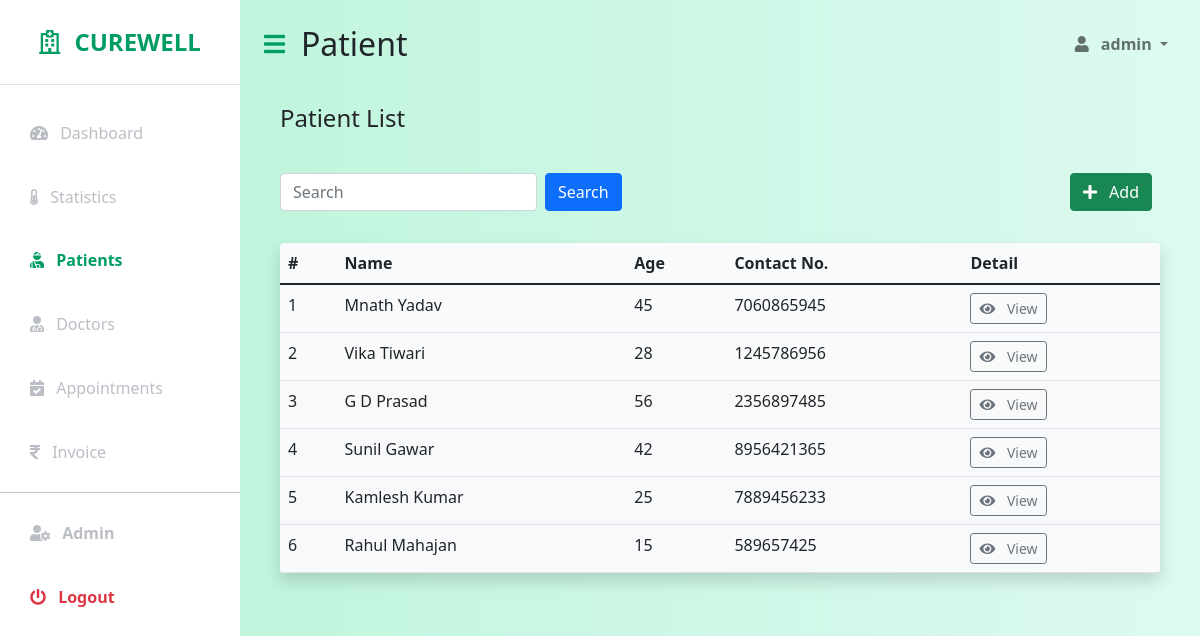
/patients/ (signed in), run on the app's committed database.
### patients/models/patient.py (models this page shows, shortened)
class Patient(models.Model):
    id = models.AutoField(primary_key=True)
    first_name = models.CharField(max_length=100)
    last_name = models.CharField(max_length=100, blank=True, null=True)
    phone_no = models.CharField(max_length=10, blank=True, null=True)
    age = models.PositiveSmallIntegerField(
        blank=True,
        null=True,
        validators=[MaxValueValidator(100),
                    MinValueValidator(1)])
    admitted_at = models.DateField(auto_now_add=True, blank=True, null=True)
    email = models.EmailField(blank=True, null=True)
    address = models.CharField(max_length=200, blank=True, null=True)
    occupation = models.CharField(max_length=100, blank=True, null=True)
    ailment = models.CharField(max_length=100, blank=True, null=True)

### patients/views/patient.py (the view)
# urls.py: path('patients/', patient_list, name='patients'),
@login_required(login_url=LOGIN_URL)
def patient_list(request):
    filter_patient = request.GET.get('filter_patient')
    if cache.get(f'patient_{filter_patient}'):
        patients = cache.get(f'patient_{filter_patient}')
    else:
        if filter_patient:
            patients = get_patient(filter_patient)
            cache.set(f'patient_{filter_patient}', patients, CACHE_TTL)
        else:
            patients = get_patient()
    context = {'patients': patients, 'active': 'patient'}
    return render(request, 'patients/patient_list.html', context=context)

### patients/views/patient.py (called while the page is built)
def get_patient(filter_patient=None):
    if filter_patient:
        patients = Patient.objects.filter(first_name__icontains=filter_patient)
    else:
        patients = Patient.objects.all()
    return patients

### templates/patients/patient_list.html (shortened to what this page needs)
{% extends "base.html" %}
{% block body %}
<div class="p-3">
	<h4>Patient List</h4>
</div>
{% include './list_page_utility_bar.html' %}
<div class="p-3">
	<table class="table table-hover bg-light bg-gradient rounded shadow">
		<thead>
			<tr>
				<th scope="col">#</th>
				<th scope="col">Name</th>
				<th scope="col">Age</th>
				<th scope="col">Contact No.</th>
				<th scope="col">Detail</th>
			</tr>
		</thead>
		<tbody>
			{% for patient in patients %}
			<tr>
				<td>{{ patient.id }}</td>
				<td style="text-transform: capitalize;">
					{{ patient.first_name }} {{ patient.last_name }}
				</td>
				<td>{{ patient.age }}</td>
				<td>{{ patient.phone_no }}</td>
				<td>
					<a href="{% url 'patient' patient.id %}" class="btn btn-sm btn-outline-secondary" role="button">
						<i class="fas fa-eye me-2"></i>
						View
					</a>
				</td>
			</tr>
			{% empty %}
			<div class="alert alert-warning" role="alert">
				<h4 class="mx-2">No Patients Found</h4>
				<a href="/patients/" class="btn btn-secondary mx-2" role="button">View All Patients</a>
			</div>
			{% endfor %}
		</tbody>
	</table>
</div>
{% endblock %}

### templates/base.html (shortened to what this page needs)
{% load static %}
<!DOCTYPE html>
<html lang="en">
<head>
	<link href="https://cdn.jsdelivr.net/npm/bootstrap@5.1.3/dist/css/bootstrap.min.css" rel="stylesheet"
 />
	<link rel="stylesheet" href="https://cdnjs.cloudflare.com/ajax/libs/font-awesome/5.15.3/css/all.min.css" />
	<link rel="stylesheet" href="{% static 'css/styles.css' %}">
</head>
<body>
	<div class="d-flex" id="wrapper">
		{% include 'components/sidebar.html' %}
		<div id="page-content-wrapper">
			{% include 'components/navbar.html' %}
			<div class="container-fluid px-4">
				{% block body %}{% endblock %}
			</div>
		</div>
	</div>
</body>
</html>

### templates/components/sidebar.html
<div class="bg-white" id="sidebar-wrapper">
	<div class="sidebar-heading text-center py-4 primary-text fs-4 fw-bold text-uppercase border-bottom">
		<i class="far fa-hospital me-2"></i>
		Curewell
	</div>
	<div class="list-group list-group-flush my-3">
		{% if active == 'dashboard' %}
		<a href="/" class="list-group-item list-group-item-action bg-transparent second-text active">
			<i class="fas fa-tachometer-alt me-2"></i>
			Dashboard
		</a>
		{% else %}
		<a href="/" class="list-group-item list-group-item-action bg-transparent second-text">
			<i class="fas fa-tachometer-alt me-2"></i>
			Dashboard
		</a>
		{% endif %}
		{% if user.is_superuser %}
			{% if active == 'stats' %}
			<a href="{% url 'stats' %}" class="list-group-item list-group-item-action bg-transparent second-text active">
				<i class="fas fa-thermometer-half me-2"></i>
				Statistics
			</a>
			{% else %}
			<a href="{% url 'stats' %}" class="list-group-item list-group-item-action bg-transparent second-text">
				<i class="fas fa-thermometer-half me-2"></i>
				Statistics
			</a>
			{% endif %}
		{% endif %}
		{% if active == 'patient' %}
		<a href="/patients/" class="list-group-item list-group-item-action bg-transparent second-text fw-bold active">
			<i class="fas fa-user-injured me-2"></i>
			Patients
		</a>
		{% else %}
		<a href="/patients/" class="list-group-item list-group-item-action bg-transparent second-text">
			<i class="fas fa-user-injured me-2"></i>
			Patients
		</a>
		{% endif %}
		{% if active == 'doctors' %}
		<a href="/doctors/" class="list-group-item list-group-item-action bg-transparent second-text fw-bold active">
			<i class="fas fa-user-md me-2"></i>
			Doctors
		</a>
		{% else %}
		<a href="/doctors/" class="list-group-item list-group-item-action bg-transparent second-text">
			<i class="fas fa-user-md me-2"></i>
			Doctors
		</a>
		{% endif %}
		{% if active == 'appointment' %}
		<a href="/appointments/"
			class="list-group-item list-group-item-action bg-transparent second-text fw-bold active">
			<i class="fas fa-calendar-check me-2"></i>
			Appointments
		</a>
		{% else %}
		<a href="/appointments/" class="list-group-item list-group-item-action bg-transparent second-text">
			<i class="fas fa-calendar-check me-2"></i>
			Appointments
		</a>
		{% endif %}
		{% if active == 'invoice' %}
		<a href="/invoices/" class="list-group-item list-group-item-action bg-transparent second-text fw-bold active">
			<i class="fas fa-rupee-sign me-2"></i>
			Invoice
		</a>
		{% else %}
		<a href="/invoices/" class="list-group-item list-group-item-action bg-transparent second-text">
			<i class="fas fa-rupee-sign me-2"></i>
			Invoice
		</a>
		{% endif %}
		<hr class="dropdown-divider" />
		<a href="/admin/" class="list-group-item list-group-item-action bg-transparent second-text fw-bold">
			<i class="fas fa-user-cog me-2"></i>
			Admin
		</a>
		<a href="/admin/logout/" class="list-group-item list-group-item-action bg-transparent text-danger fw-bold">
			<i class="fas fa-power-off me-2"></i>
			Logout
		</a>
	</div>
</div>

### templates/components/navbar.html (shortened to what this page needs)
<nav class="navbar navbar-expand-lg navbar-light bg-transparent py-4 px-4">
	<div class="d-flex align-items-center">
		<i class="fas fa-bars fa-align-left primary-text fs-4 me-3" id="menu-toggle"></i>
		<h2 class="fs-2 m-0" style="text-transform: capitalize;">{{ active }}</h2>
	</div>
	<div class="collapse navbar-collapse" id="navbarSupportedContent">
		<ul class="navbar-nav ms-auto mb-2 mb-lg-0">
			<li class="nav-item dropdown">
				<a class="nav-link dropdown-toggle second-text fw-bold" href="#" id="navbarDropdown" role="button"
					data-bs-toggle="dropdown" aria-expanded="false">
					<i class="fas fa-user me-2"></i>
					{{ request.user.username }}
				</a>
			</li>
		</ul>
	</div>
</nav>

### templates/patients/list_page_utility_bar.html
<div class="mx-0 p-3 d-flex justify-content-between">
	<form method="get">
		<div class="mx-0 px-0 d-flex">
			<input class="form-control" name="filter_patient" placeholder="Search" style="width:100%">
			<button class="btn btn-primary mx-2">Search</button>
		</div>
	</form>
	<div class="d-grid gap-2 d-md-flex justify-content-md-end">
		<a role="button" class="btn btn-success mx-2" style="text-decoration: none;"
			href="/admin/patients/patient/add/">
			<i class="fas fa-plus me-2"></i>
			Add
		</a>
	</div>
</div>

### static/css/styles.css (style rules this page uses)
:root { --main-bg-color: #009d63; --main-text-color: #009d63; --second-text-color: #bbbec5; --second-bg-color: #c1efde; }
.primary-text { color: var(--main-text-color); }
.second-text { color: var(--second-text-color); }
#wrapper { overflow-x: hidden; background-image: linear-gradient( to right, #baf3d7, #c2f5de, #cbf7e4, #d4f8ea, #ddfaef ); }
#sidebar-wrapper { min-height: 100vh; margin-left: -15rem; -webkit-transition: margin 0.25s ease-out; -moz-transition: margin 0.25s ease-out; -o-transition: margin 0.25s ease-out; transition: margin 0.25s ease-out; }
#sidebar-wrapper .sidebar-heading { padding: 0.875rem 1.25rem; font-size: 1.2rem; }
#sidebar-wrapper .list-group { width: 15rem; }
#page-content-wrapper { min-width: 100vw; }
#menu-toggle { cursor: pointer; }
.list-group-item { border: none; padding: 20px 30px; }
.list-group-item.active { background-color: transparent; color: var(--main-text-color); font-weight: bold; border: none; }
@media (min-width: 1200px) { #sidebar-wrapper { margin-left: 0; } }
@media (min-width: 1200px) { #page-content-wrapper { min-width: 0; width: 100%; } }

### data on the page
Patient: id "1", first_name "Mnath", last_name "Yadav", age "45", phone_no "7060865945"
Patient: id "2", first_name "Vika", last_name "Tiwari", age "28", phone_no "1245786956"
Patient: id "3", first_name "G D", last_name "Prasad", age "56", phone_no "2356897485"
Patient: id "4", first_name "Sunil", last_name "Gawar", age "42", phone_no "8956421365"
Patient: id "5", first_name "Kamlesh", last_name "Kumar", age "25", phone_no "7889456233"
Patient: id "6", first_name "Rahul", last_name "Mahajan", age "15", phone_no "589657425"

### other printed values
{{ active }} "Patient"
{{ request.user.username }} "admin"
